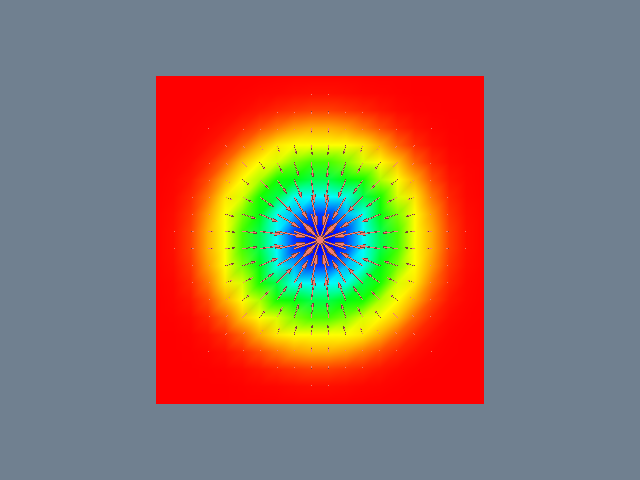

This figure's Python source:
#!/usr/bin/env python

# Demonstrate vtkGradientFilter to compute gradient vectors of a scalar field
# on a structured grid, then visualize them as arrow glyphs.

import math

# Factory overrides: importing these modules registers the OpenGL rendering
# and interaction style implementations for vtkRenderingCore factory classes.
import vtkmodules.vtkInteractionStyle  # noqa: F401
import vtkmodules.vtkRenderingOpenGL2  # noqa: F401
# VTK pipeline classes used in this example
from vtkmodules.vtkCommonCore import vtkFloatArray, vtkPoints
from vtkmodules.vtkCommonDataModel import vtkStructuredGrid
from vtkmodules.vtkFiltersCore import vtkGlyph3D
from vtkmodules.vtkFiltersGeneral import vtkGradientFilter
from vtkmodules.vtkFiltersGeometry import vtkStructuredGridGeometryFilter
from vtkmodules.vtkFiltersSources import vtkArrowSource
from vtkmodules.vtkRenderingCore import (
    vtkActor,
    vtkPolyDataMapper,
    vtkRenderWindow,
    vtkRenderWindowInteractor,
    vtkRenderer,
)

# Colors (normalized RGB)
tomato_rgb = (0.980, 0.502, 0.447)
slate_gray_rgb = (0.439, 0.502, 0.565)

# Build a 2D structured grid with a Gaussian scalar field
grid_nx, grid_ny = 20, 20
structured_grid = vtkStructuredGrid()
structured_grid.SetDimensions(grid_nx, grid_ny, 1)

points = vtkPoints()
height_scalars = vtkFloatArray()
height_scalars.SetName("Height")

for j in range(grid_ny):
    for i in range(grid_nx):
        x = i / (grid_nx - 1.0) * 4.0 - 2.0
        y = j / (grid_ny - 1.0) * 4.0 - 2.0
        z = math.exp(-(x * x + y * y))
        points.InsertNextPoint(x, y, 0)
        height_scalars.InsertNextValue(z)

structured_grid.SetPoints(points)
structured_grid.GetPointData().SetScalars(height_scalars)

# Filter: compute gradient of the scalar field
gradient_filter = vtkGradientFilter()
gradient_filter.SetInputData(structured_grid)
gradient_filter.SetInputScalars(0, "Height")
gradient_filter.SetResultArrayName("Gradient")

# Filter: extract surface geometry for the colored base
geometry_filter = vtkStructuredGridGeometryFilter()
geometry_filter.SetInputData(structured_grid)

# Mapper: map the surface to graphics primitives with scalar coloring
surface_mapper = vtkPolyDataMapper()
surface_mapper.SetInputConnection(geometry_filter.GetOutputPort())
surface_mapper.SetScalarRange(structured_grid.GetScalarRange())

# Actor: assign the colored surface geometry
surface_actor = vtkActor()
surface_actor.SetMapper(surface_mapper)

# Source: arrow glyph shape
arrow_source = vtkArrowSource()

# Filter: place arrow glyphs oriented along gradient vectors
glyph_filter = vtkGlyph3D()
glyph_filter.SetInputConnection(gradient_filter.GetOutputPort())
glyph_filter.SetSourceConnection(arrow_source.GetOutputPort())
glyph_filter.SetVectorModeToUseVector()
glyph_filter.SetInputArrayToProcess(1, 0, 0, 0, "Gradient")
glyph_filter.SetScaleFactor(0.5)
glyph_filter.OrientOn()

# Mapper: map the arrow glyphs to graphics primitives
glyph_mapper = vtkPolyDataMapper()
glyph_mapper.SetInputConnection(glyph_filter.GetOutputPort())
glyph_mapper.ScalarVisibilityOff()

# Actor: assign the arrow glyph geometry
glyph_actor = vtkActor()
glyph_actor.SetMapper(glyph_mapper)
glyph_actor.GetProperty().SetColor(tomato_rgb)

# Renderer: assemble the scene
renderer = vtkRenderer()
renderer.AddActor(surface_actor)
renderer.AddActor(glyph_actor)
renderer.SetBackground(slate_gray_rgb)

# Render window: display the rendered scene
render_window = vtkRenderWindow()
render_window.AddRenderer(renderer)
render_window.SetWindowName("gradient")
render_window.SetMultiSamples(0)
render_window.SetSize(640, 480)

# Interactor: handle mouse and keyboard events
render_window_interactor = vtkRenderWindowInteractor()
render_window_interactor.SetRenderWindow(render_window)

# Scene: configure the camera
renderer.ResetCamera()

# Start: launch the interactive visualization
render_window_interactor.Initialize()
render_window_interactor.Start()
